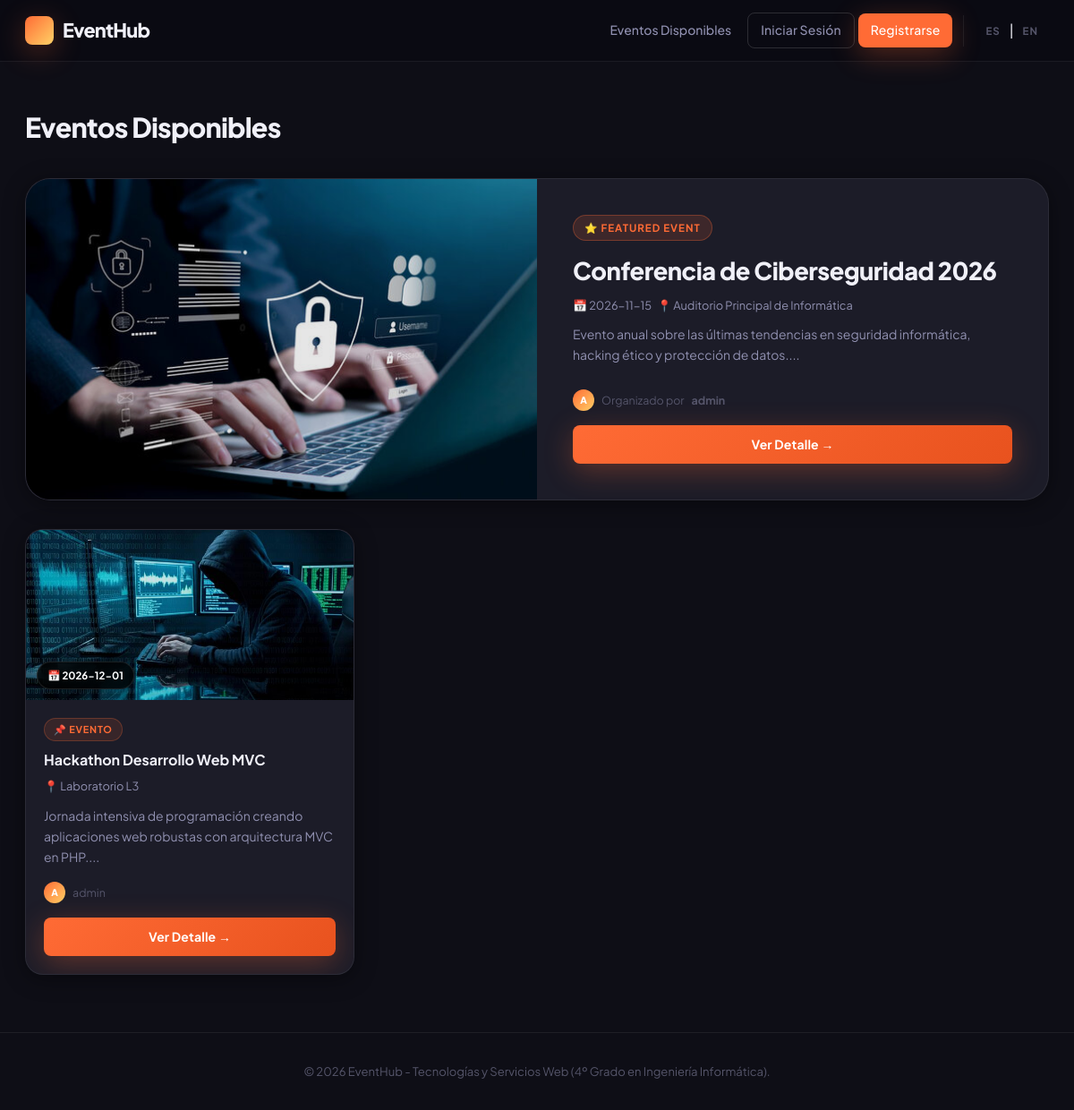
The page / on the database its author committed.
### tables this page shows
CREATE TABLE `events` (
  `id` INT AUTO_INCREMENT PRIMARY KEY,
  `user_id` INT NOT NULL,
  `title` VARCHAR(150) NOT NULL,
  `description` TEXT NOT NULL,
  `date` DATE NOT NULL,
  `location` VARCHAR(150) NOT NULL,
  `image` VARCHAR(255) DEFAULT 'default_event.jpg',
  `created_at` DATETIME DEFAULT CURRENT_TIMESTAMP,
  FOREIGN KEY (`user_id`) REFERENCES `users` (`id`) ON DELETE CASCADE ON UPDATE CASCADE
);

CREATE TABLE `users` (
  `id` INT AUTO_INCREMENT PRIMARY KEY,
  `username` VARCHAR(50) NOT NULL UNIQUE,
  `password` VARCHAR(255) NOT NULL,
  `email` VARCHAR(100) NOT NULL,
  `created_at` DATETIME DEFAULT CURRENT_TIMESTAMP
);

### www/controller/EventsController.php (called while the page is built, shortened)
<?php
require_once(__DIR__."/../core/ViewManager.php");
require_once(__DIR__."/../model/Event.php");
require_once(__DIR__."/../model/EventMapper.php");
class EventsController extends BaseController {
    private EventMapper $eventMapper;
    public function __construct() {
        $this->eventMapper = new EventMapper();
    }
    public function index() {
        $events = $this->eventMapper->findAll();
        $this->view->setVariable("events", $events);
        $this->view->render("events", "index");
    }
}

### www/index.php (called while the page is built, shortened)
<?php
require_once(__DIR__."/core/I18n.php");
require_once(__DIR__."/core/ViewHelpers.php");
require_once(__DIR__."/core/ViewManager.php");
$actionName = $_GET["action"] ?? "index";
$controller = new $className();
$controller->$actionName();

### www/core/I18n.php (called while the page is built, shortened)
<?php
class I18n {
    private static ?I18n $instance = null;
    private array $messages;
    private function __construct() {
        $this->currentLanguage = $_SESSION["currentlang"] ?? "es";
    }
    public static function getInstance(): I18n {
        if (self::$instance === null) {
            self::$instance = new I18n();
        }
        return self::$instance;
    }
    private function loadMessages(string $language): void {
        $file = __DIR__."/../view/messages/messages_".$language.".php";
        if (file_exists($file)) {
            $this->messages = $i18n_messages ?? array();
        } else {
            $this->messages = array();
        }
    }
    public function i18n(string $key): string {
        return $this->messages[$key] ?? $key;
    }
}
function i18n(string $key): string {
    return I18n::getInstance()->i18n($key);
}

### www/core/ViewHelpers.php (called while the page is built)
<?php
require_once(__DIR__."/I18n.php");
function t(string $key): string {
    return i18n($key);
}

### www/model/Event.php (called while the page is built, shortened)
<?php
class Event {
    private ?int $id;
    private string $title;
    private string $description;
    private string $date;
    private string $location;
    private string $image;
    private ?User $author;
    public function __construct(?int $id = null, int $userId = 0, string $title = "", string $description = "", string $date = "", string $location = "", string $image = "default_event.jpg", ?User $author = null, array $activities = []) {
        $this->id = $id;
        $this->title = $title;
        $this->description = $description;
        $this->date = $date;
        $this->location = $location;
        $this->image = $image;
        $this->author = $author;
    }
    public function getId(): ?int { return $this->id; }
    public function getTitle(): string { return $this->title; }
    public function getDescription(): string { return $this->description; }
    public function getDate(): string { return $this->date; }
    public function getLocation(): string { return $this->location; }
    public function getImage(): string { return $this->image; }
    public function getAuthor(): ?User { return $this->author; }
}

### www/model/EventMapper.php (called while the page is built, shortened)
<?php
require_once(__DIR__."/../core/PDOConnection.php");
require_once(__DIR__."/../model/Event.php");
require_once(__DIR__."/../model/User.php");
class EventMapper {
    private PDO $db;
    public function __construct() {
        $this->db = PDOConnection::getInstance();
    }
    public function findAll(): array {
        $stmt = $this->db->query(
            "SELECT e.*, u.username FROM events e INNER JOIN users u ON e.user_id = u.id ORDER BY e.date ASC"
        );
        $eventsWithUsers = $stmt->fetchAll(PDO::FETCH_ASSOC);
        $events = array();
        foreach ($eventsWithUsers as $row) {
            $author = new User($row["user_id"], $row["username"]);
            $events[] = new Event(
                $row["id"],
                $row["user_id"],
                $row["title"],
                $row["description"],
                $row["date"],
                $row["location"],
                $row["image"],
                $author
            );
        }
        return $events;
    }
}

### www/core/PDOConnection.php (called while the page is built)
<?php
class PDOConnection {
    private static $dbhost = "db";
    private static $dbname = "mvcblog";
    private static $dbuser = "root";
    private static $dbpass = "secret";
    private static $dbinstance = NULL;
    public static function getInstance() {
        if (!self::$dbinstance) {
            $host = getenv('DB_HOST') ?: self::$dbhost;
            $dbname = getenv('DB_NAME') ?: self::$dbname;
            $user = getenv('DB_USER') ?: self::$dbuser;
            $pass = getenv('DB_PASSWORD') ?: self::$dbpass;
            self::$dbinstance = new PDO(
                "mysql:host=".$host.";dbname=".$dbname.";charset=utf8mb4",
                $user,
                $pass,
                array(
                    PDO::ATTR_EMULATE_PREPARES => false,
                    PDO::ATTR_ERRMODE => PDO::ERRMODE_EXCEPTION
                )
            );
        }
        return self::$dbinstance;
    }
}

### www/model/User.php (called while the page is built, shortened)
<?php
class User {
    private string $username;
    public function __construct(?int $id = null, string $username = "", string $password = "", string $email = "") {
        $this->username = $username;
    }
    public function getUsername(): string { return $this->username; }
}

### www/view/events/index.php (the view, shortened to what this page needs)
<?php
require_once(__DIR__."/../../core/ViewManager.php");
$view = ViewManager::getInstance();
$events = $view->getVariable("events");
$featuredEvent = !empty($events) ? $events[0] : null;
$restEvents    = count($events) > 1 ? array_slice($events, 1) : [];
?>
<div class="main-content">
    <div class="header-action">
        <h2><?= t("Available Events") ?></h2>
    </div>
    <?php if ($featuredEvent): ?>
    <article class="event-featured">
        <div class="event-img-wrapper">
            <img
                src="img/<?= htmlspecialchars($featuredEvent->getImage()) ?>"
                alt="<?= htmlspecialchars($featuredEvent->getTitle()) ?>"
                class="event-img"
                onerror="this.src='img/default_event.jpg'"
            >
        </div>
        <div class="event-card-body">
            <span class="event-tag">⭐ <?= t("Featured Event") ?></span>
            <h3>
                <a href="index.php?controller=events&amp;action=view&amp;id=<?= $featuredEvent->getId() ?>">
                    <?= htmlspecialchars($featuredEvent->getTitle()) ?>
                </a>
            </h3>
            <div class="event-meta">
                <span>📅 <?= htmlspecialchars($featuredEvent->getDate()) ?></span>
                <span>📍 <?= htmlspecialchars($featuredEvent->getLocation()) ?></span>
            </div>
            <p class="event-description">
                <?= htmlspecialchars(substr($featuredEvent->getDescription(), 0, 200)) ?>...
            </p>
            <div class="event-author">
                <span class="event-author-avatar"><?= strtoupper(substr($featuredEvent->getAuthor()->getUsername(), 0, 1)) ?></span>
                <?= t("Organized by") ?> <strong><?= htmlspecialchars($featuredEvent->getAuthor()->getUsername()) ?></strong>
            </div>
            <a href="index.php?controller=events&amp;action=view&amp;id=<?= $featuredEvent->getId() ?>" class="btn btn-primary">
                <?= t("View Details") ?> →
            </a>
        </div>
    </article>
    <?php endif; ?>
    <?php if (!empty($restEvents)): ?>
    <div class="events-grid">
        <?php foreach ($restEvents as $event): ?>
            <article class="event-card">
                <div class="event-img-wrapper">
                    <img
                        src="img/<?= htmlspecialchars($event->getImage()) ?>"
                        alt="<?= htmlspecialchars($event->getTitle()) ?>"
                        class="event-img"
                        onerror="this.src='img/default_event.jpg'"
                    >
                    <span class="event-date-badge">📅 <?= htmlspecialchars($event->getDate()) ?></span>
                </div>
                <div class="event-card-body">
                    <span class="event-tag">📌 <?= t("Event") ?></span>
                    <h3>
                        <a href="index.php?controller=events&amp;action=view&amp;id=<?= $event->getId() ?>">
                            <?= htmlspecialchars($event->getTitle()) ?>
                        </a>
                    </h3>
                    <div class="event-meta">
                        <span>📍 <?= htmlspecialchars($event->getLocation()) ?></span>
                    </div>
                    <p class="event-description">
                        <?= htmlspecialchars(substr($event->getDescription(), 0, 110)) ?>...
                    </p>
                    <div class="event-author">
                        <span class="event-author-avatar"><?= strtoupper(substr($event->getAuthor()->getUsername(), 0, 1)) ?></span>
                        <?= htmlspecialchars($event->getAuthor()->getUsername()) ?>
                    </div>
                    <a href="index.php?controller=events&amp;action=view&amp;id=<?= $event->getId() ?>" class="btn btn-primary">
                        <?= t("View Details") ?> →
                    </a>
                </div>
            </article>
        <?php endforeach; ?>
    </div>
    <?php endif; ?>
</div>

### www/core/ViewManager.php (shortened to what this page needs)
<?php
class ViewManager {
    private static ?ViewManager $instance = null;
    private array $variables = array();
    private ?string $fragment = null;
    public static function getInstance(): ViewManager {
        if (self::$instance === null) {
            self::$instance = new ViewManager();
        }
        return self::$instance;
    }
    public function setVariable(string $name, $value): void {
        $this->variables[$name] = $value;
    }
    public function getVariable(string $name) {
        return $this->variables[$name] ?? null;
    }
    public function render(string $controller, string $view): void {
        $file = __DIR__."/../view/".$controller."/".$view.".php";
        if (file_exists($file)) {
            require($file);
        }
        $this->fragment = ob_get_clean();
        require(__DIR__."/../view/layouts/default.php");
    }
    public function getFragment(string $name): string {
        if ($name === "content") {
            return $this->fragment ?? "";
        }
        return "";
    }
}

### www/view/layouts/default.php (shortened to what this page needs)
<?php
require_once(__DIR__."/../../core/ViewManager.php");
$view = ViewManager::getInstance();
$currentUser = $view->getVariable("currentuser");
?>
<!DOCTYPE html>
<html lang="<?= i18n("currentlang") ?>">
<head>
    <link rel="stylesheet" href="css/style.css">
</head>
<body>
    <header class="navbar">
        <div class="container nav-container">
            <a href="index.php?controller=events&amp;action=index" class="brand-logo">EventHub</a>
            <nav class="nav-links">
                <a href="index.php?controller=events&amp;action=index"><?= t("Available Events") ?></a>
                <?php if ($currentUser): ?>
                    <span class="user-welcome"><?= htmlspecialchars($currentUser) ?></span>
                    <a href="index.php?controller=users&amp;action=logout" class="btn btn-nav"><?= t("Logout") ?></a>
                <?php else: ?>
                    <a href="index.php?controller=users&amp;action=login" class="btn btn-nav"><?= t("Log In") ?></a>
                    <a href="index.php?controller=users&amp;action=register" class="btn btn-nav-primary"><?= t("Register") ?></a>
                <?php endif; ?>
                <div class="lang-selector">
                    <a href="index.php?controller=language&amp;action=change&amp;lang=es">ES</a> |
                    <a href="index.php?controller=language&amp;action=change&amp;lang=en">EN</a>
                </div>
            </nav>
        </div>
    </header>
    <main class="container">
        <?= $view->getFragment("content") ?>
    </main>
    <footer class="footer">
        <div class="container">
            <p>&copy; 2026 EventHub - Tecnologías y Servicios Web (4º Grado en Ingeniería Informática).</p>
        </div>
    </footer>
</body>
</html>

### rows shown on the page
events: image (picture), title "Conferencia de Ciberseguridad 2026", date "2026-11-15", location "Auditorio Principal de Informática", description "Evento anual sobre las últimas tendencias en seguridad informática, hacking ético y protección de datos."
users: username "A", username "admin"
events: image (picture), date "2026-12-01", title "Hackathon Desarrollo Web MVC", location "Laboratorio L3", description "Jornada intensiva de programación creando aplicaciones web robustas con arquitectura MVC en PHP.", user.username "A", user.username "admin"

### other values the page prints
t("Available Events") "Eventos Disponibles"
t("Log In") "Iniciar Sesión"
t("Register") "Registrarse"
t("Featured Event") "FEATURED EVENT"
t("Organized by") "Organizado por"
t("View Details") "Ver Detalle"
